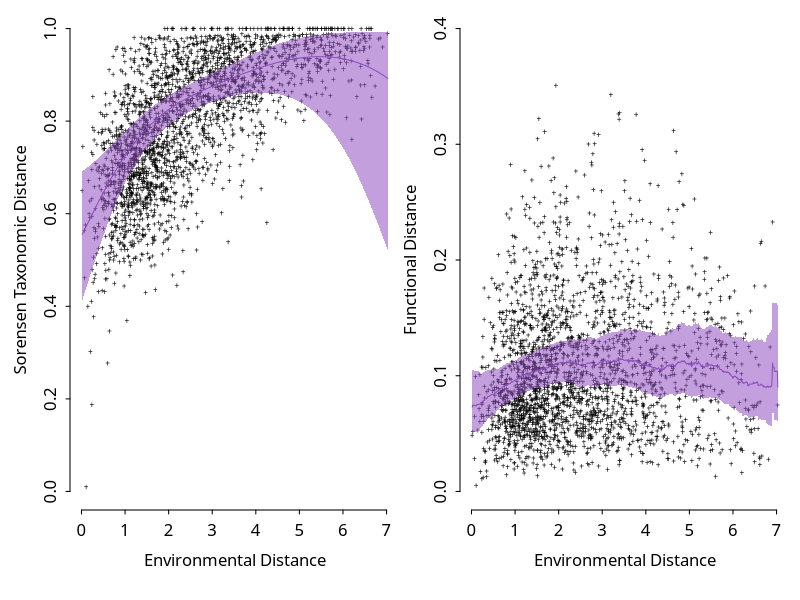

The R source for this figure:
#!/usr/bin/env Rscript
library(reshape2)
library(fields)
library(RColorBrewer)

res <- '2_tasmania/res'
rc1d_tax <- read.csv('2_tasmania/res/taxo/respCurve1D.csv')
rc1d_fun <- read.csv('2_tasmania/res/func/respCurve1D.csv')
dat <- read.csv("2_tasmania/dat/tasFit_1.csv")
cols <- c("#b24b70", "#6d81b1", "#8f4bbf", "#6c9d53", "#bb6f3d")


quartzFonts(ssp=c('Source Sans Pro', 'Source Sans Pro Bold', 'Source Sans Pro Italic', 'Source Sans Pro Bold Italic'))

get.window <- function(x, y, lower, upper, w.size = diff(range(x)) / 25, length.out=1000)
{
	do.window <- function(x, nx, y, w.size) {
		sapply(nx, function(xx) {
			i <- which(x >= xx - w.size & x <= xx + w.size)
			mean(y[i])
		})
	}
	newx <- seq(min(x), max(x), length.out = length.out)
	data.frame(x = newx, y = do.window(x, newx, y, w.size), lower = do.window(x, newx, lower, w.size), upper = do.window(x, newx, upper, w.size))
}

quartz(file='2_tasmania/img/fig4.png', h=4.5, w=7, type='png', dpi=150)
par(mfrow=c(1,2), bty='n', mar=c(4,3,0,0), oma=c(0.5,0.5,0.5,0.5), mgp=c(2, 0.5, 0), tcl=-0.2, family='ssp')

plot(dat$distance, dat$taxSorensen, cex=0.5, pch='+', ylim=c(0,1), ylab='Sorensen Taxonomic Distance', xlab="Environmental Distance")
with(rc1d_tax[1:250,], {
	lines(distance, pnorm(mean), col=cols[3])
	polygon(c(distance, rev(distance)), c(pnorm(lower), rev(pnorm(upper))), col=paste0(cols[3], '88'), border=NA)
})

plot(dat$distance, dat$functionalDistance, cex=0.5, pch='+', ylim=c(0,0.4), ylab='Functional Distance', xlab="Environmental Distance")
datPr_f <- read.csv("2_tasmania/res/func/datPredict.csv")
prPreds <- get.window(datPr_f$distance, datPr_f$mean, datPr_f$lower, datPr_f$upper)
lines(prPreds$x, pnorm(prPreds$y), col=cols[3])
polygon(c(prPreds$x, rev(prPreds$x)), c(pnorm(prPreds$lower), rev(pnorm(prPreds$upper))), col=paste0(cols[3], '88'), border=NA)
# with(rc1d_fun[1:250,], {
# 	lines(distance, pnorm(mean), col=cols[5])
# 	polygon(c(distance, rev(distance)), c(pnorm(lower), rev(pnorm(upper))), col=paste0(cols[5], '88'), border=NA)
# })

dev.off()
